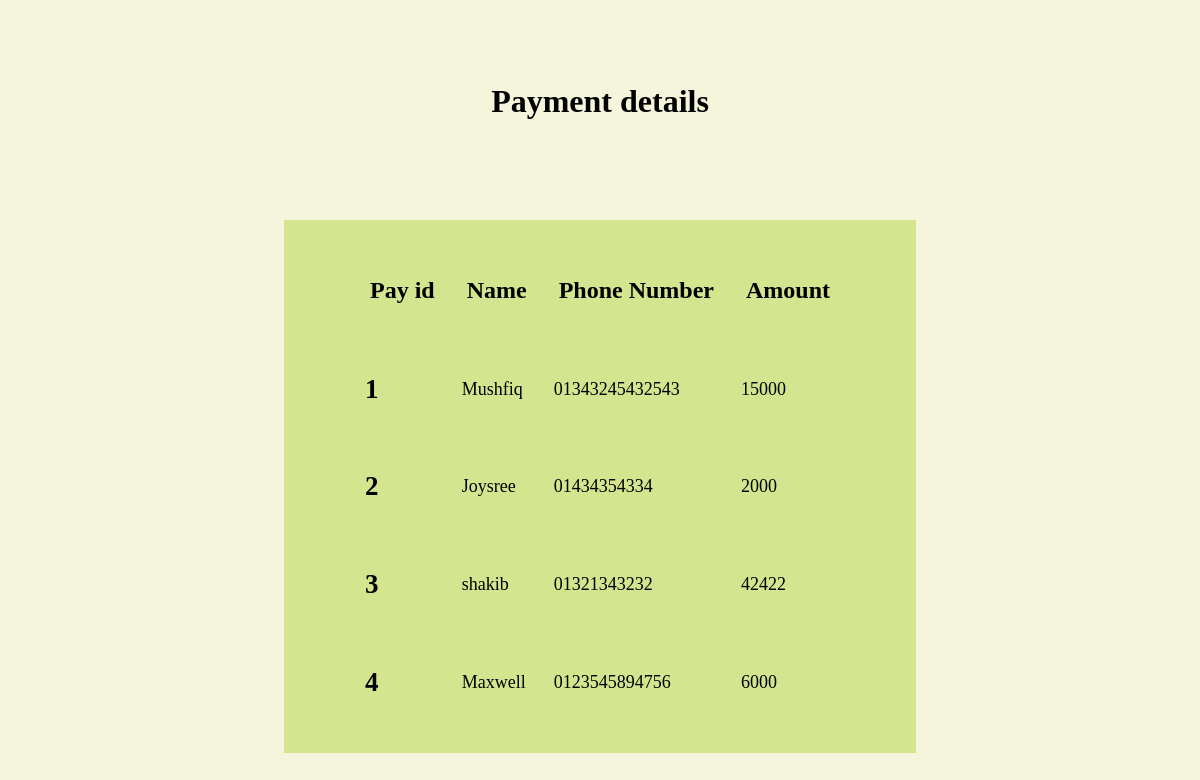
The app's page /view/payment.php (signed in) with its own data.
### tables this page shows
CREATE TABLE `payments` (
  `id` int(200) NOT NULL,
  `name` varchar(200) NOT NULL,
  `phone` varchar(100) NOT NULL,
  `amount` mediumtext NOT NULL
);

### view/payment.php (the view, shortened to what this page needs)
<?php
@include '../model/db.php';
if (isset($_SESSION['flag'])) {
?>
    <!DOCTYPE html>
    <html lang="en">
    <head>
        <link rel="stylesheet" href="../view/payment1.css">
    </head>
    <body>
        <br><br><br>
        <div class="container">
            <center>
            <h1>Payment details</h1>
                <section class="payment-form">
                    <table>
                        <thead>
                            <th>
                                <h1> Pay id </h1>
                            </th>
                            <th>
                                <h1> Name </h1>
                            </th>
                            <th>
                                <h1> Phone Number </h1>
                            </th>
                            <th>
                                <h1> Amount </h1>
                            </th>
                        </thead>
                        <tbody>
                            <?php
                            $select_payment = mysqli_query($conn, "SELECT * FROM `payments`");
                            if (mysqli_num_rows($select_payment) > 0) {
                                while ($row = mysqli_fetch_assoc($select_payment)) {
                            ?>
                                    <tr>
                                        <td>
                                            <h2> <?php echo $row['id']; ?> </h2>
                                        </td>
                                        <td><?php echo $row['name']; ?></td>
                                        <td><?php echo $row['phone']; ?></td>
                                        <td><?php echo $row['amount']; ?> </td>
                                    </tr>
                            <?php
                                };
                            }
                            ?>
                        </tbody>
                    </table>
                </section>
            </center>
    </body>
    </html>
<?php } ?>

### view/payment1.css (style rules this page uses)
body { background-color: beige; }
.payment-form { margin-top: 100px; padding: 20px; background-color: rgb(213, 229, 143); width: 50%; }
th { padding: 15px; }
td { font-size:large; padding: 10px; }

### records on screen
payments: id "1", name "Mushfiq", phone "01343245432543", amount "15000"
payments: id "2", name "Joysree", phone "01434354334", amount "2000"
payments: id "3", name "shakib", phone "01321343232", amount "42422"
payments: id "4", name "Maxwell", phone "0123545894756", amount "6000"
